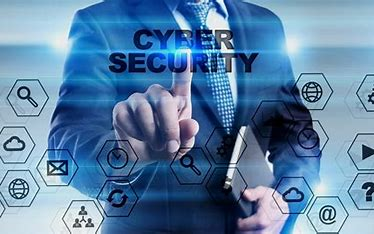
#> input picture OIP.jpg, 374 x 234 px, found by its file name
$ python PRODIGY_CS_02.py
#> lines starting #> are read from the running program, lines starting #| are printed output that depends on the picture
from PIL import Image
import numpy as np

def encrypt_image(input_image_path, output_image_path, key):
    img = Image.open(input_image_path)
    img_array = np.array(img)
    encrypted_array = np.bitwise_xor(img_array, key)
    encrypted_img = Image.fromarray(encrypted_array)
    encrypted_img.save(output_image_path)
    print("Image encrypted successfully.")
    return encrypted_array

def decrypt_image(encrypted_array, output_image_path, key):
    decrypted_array = np.bitwise_xor(encrypted_array, key)
    decrypted_img = Image.fromarray(decrypted_array)
    decrypted_img.save(output_image_path)
    print("Image decrypted successfully.")

if __name__ == "__main__":
    input_image_path = r"C:\Users\draje\OneDrive\Desktop\cybersecurity projects\task2\OIP.jpg"
    img = Image.open(input_image_path)
#> img is the input picture: PIL image 374x234 RGB; mean R, G, B 92.7, 129.9, 165.3
    width, height = img.size
#> width = 374; height = 234
    key = np.random.randint(0, 256, size=(height, width, 3), dtype=np.uint8)  # 3 for RGB channels
    encrypted_image_path = 'encrypted_image.jpg'
    encrypted_array = encrypt_image(input_image_path, encrypted_image_path, key)
#> in encrypt_image, `encrypted_array = np.bitwise_xor(img_array, key)`:
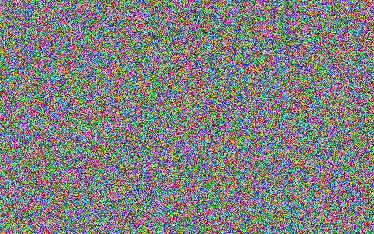
#> encrypted_array: shape (234, 374, 3); mean R, G, B 127.1, 128, 127.2
    decrypted_image_path = 'decrypted_image.jpg'
    decrypt_image(encrypted_array, decrypted_image_path, key)
